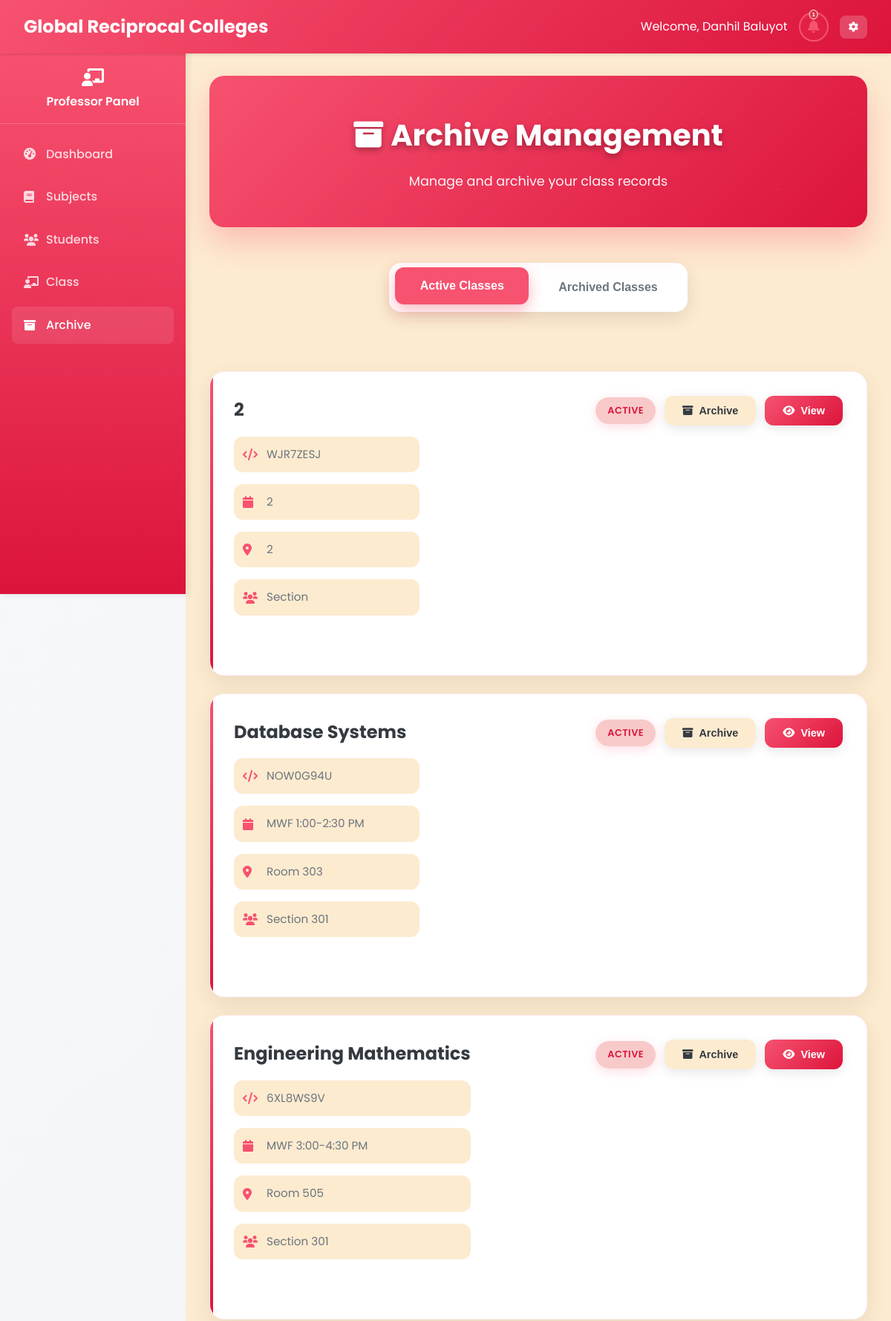
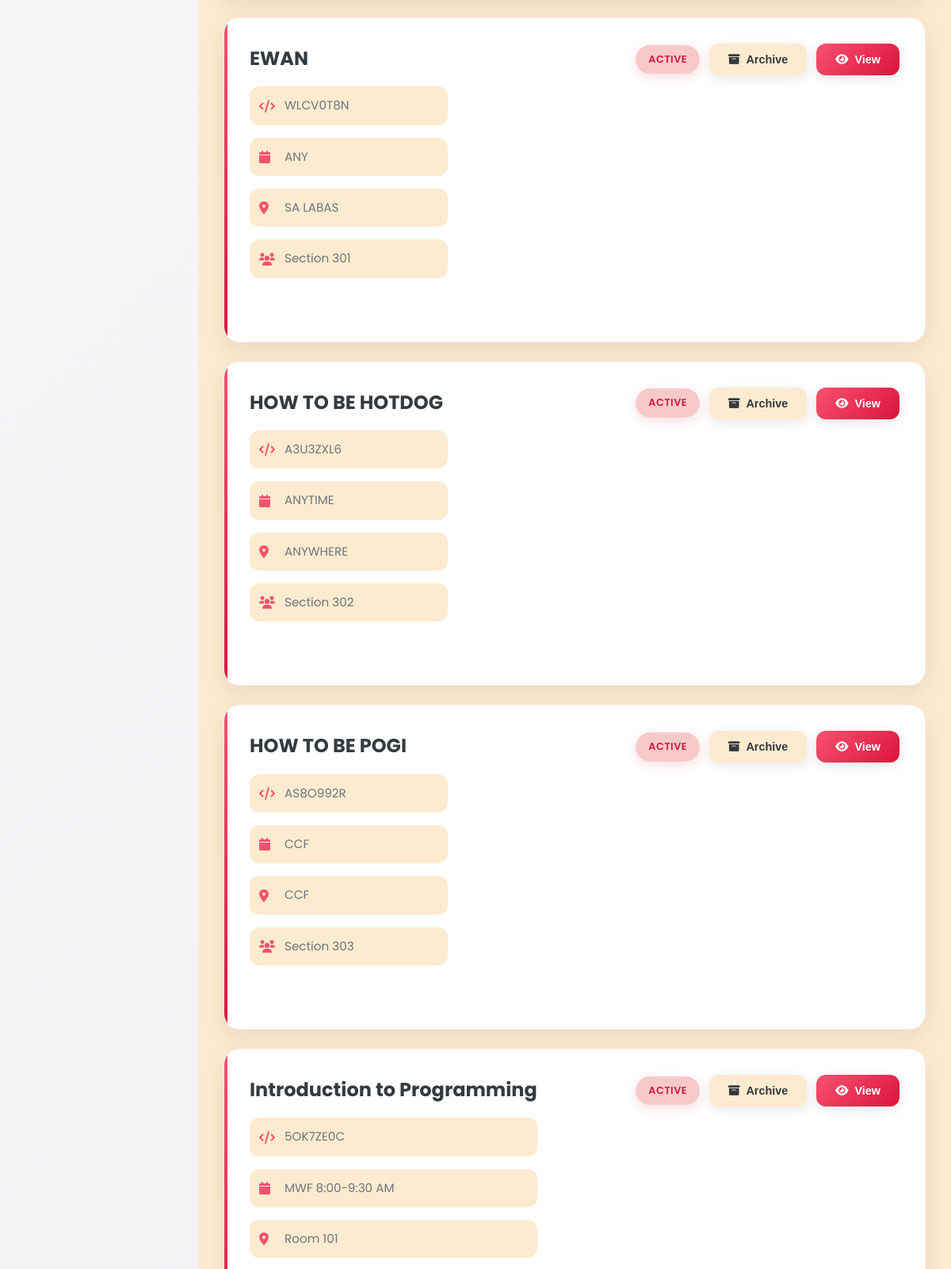
/Professor/archive.php (signed in, upper part), run on the app's committed database (2 pictures, top to bottom).
### tables this page shows
CREATE TABLE `professors` (
  `professor_id` varchar(20) NOT NULL,
  `employee_id` varchar(20) NOT NULL,
  `first_name` varchar(50) NOT NULL,
  `last_name` varchar(50) NOT NULL,
  `email` varchar(100) NOT NULL,
  `password` varchar(255) NOT NULL,
  `department` varchar(100) NOT NULL,
  `mobile` varchar(15) NOT NULL,
  `created_at` datetime NOT NULL,
  `updated_at` datetime NOT NULL
);

CREATE TABLE `classes` (
  `class_id` varchar(20) NOT NULL,
  `class_name` varchar(100) NOT NULL,
  `class_code` varchar(20) NOT NULL,
  `subject_id` varchar(20) DEFAULT NULL,
  `professor_id` varchar(20) DEFAULT NULL,
  `schedule` varchar(100) DEFAULT NULL,
  `room` varchar(50) DEFAULT NULL,
  `created_at` datetime NOT NULL,
  `updated_at` datetime NOT NULL,
  `section` varchar(10) DEFAULT NULL,
  `semester_id` int(11) DEFAULT NULL,
  `status` enum('active','archived') DEFAULT 'active',
  `school_year_semester_id` int(11) DEFAULT NULL
);

CREATE TABLE `subjects` (
  `subject_id` varchar(20) NOT NULL,
  `subject_name` varchar(100) NOT NULL,
  `subject_code` varchar(20) NOT NULL,
  `description` text DEFAULT NULL,
  `credits` int(11) NOT NULL,
  `duration_id` int(11) DEFAULT NULL,
  `created_at` datetime NOT NULL,
  `updated_at` datetime NOT NULL,
  `semester_id` int(11) DEFAULT NULL
);

### Professor/archive.php (the view, shortened to what this page needs)
<?php
require_once '../php/db.php';
$professor_id = $_SESSION['user_id'];
$stmt = $pdo->prepare("SELECT first_name, last_name FROM professors WHERE professor_id = ?");
$stmt->execute([$professor_id]);
$professor = $stmt->fetch(PDO::FETCH_ASSOC);
$query = "SELECT s.*, c.class_id, c.class_code, c.schedule, c.room, c.section, c.status,
                 sys.school_year,
                 sys.semester,
                 sys.status as term_status
          FROM subjects s
          JOIN classes c ON s.subject_id = c.subject_id
          LEFT JOIN school_year_semester sys ON c.school_year_semester_id = sys.id
          WHERE c.professor_id = ?
          ORDER BY COALESCE(sys.status, 'Active') DESC, sys.school_year DESC, sys.semester DESC, s.subject_name";
$stmt = $pdo->prepare($query);
$stmt->execute([$professor_id]);
$classes = $stmt->fetchAll();
?>
<!DOCTYPE html>
<html lang="en">
<head>
    <link rel="stylesheet" href="../css/styles_fixed.css">
    <link rel="stylesheet" href="https://cdnjs.cloudflare.com/ajax/libs/font-awesome/6.0.0/css/all.min.css">
</head>
<body>
    <?php include '../includes/navbar_professor.php'; ?>
    <?php include '../includes/sidebar_professor.php'; ?>
    <main class="main-content">
        <div class="archive-header">
            <h1 class="archive-title"><i class="fas fa-archive" style="margin-right: 10px;"></i>Archive Management</h1>
            <p class="archive-subtitle">Manage and archive your class records</p>
        </div>
        <div class="archive-container">
        <div class="tabs">
            <div style="display: flex; gap: 0.5rem;">
                <button class="tab-btn active" onclick="showTab('active', event)">Active Classes</button>
                <button class="tab-btn" onclick="showTab('archived', event)">Archived Classes</button>
            </div>
        </div>
            <div id="active-tab" class="tab-content active">
                <?php
                $active_classes = array_filter($classes, function($class) {
                    return $class['status'] === 'active';
                });
                if (!empty($active_classes)):
                    foreach ($active_classes as $class):
                ?>
                    <div class="class-card">
                        <div class="class-header">
                            <div class="class-info">
                                <h3><?php echo htmlspecialchars($class['subject_name']); ?></h3>
                                <div class="class-details">
                                    <div class="detail-item">
                                        <i class="fas fa-code"></i>
                                        <?php echo htmlspecialchars($class['class_code']); ?>
                                    </div>
                                    <div class="detail-item">
                                        <i class="fas fa-calendar"></i>
                                        <?php echo htmlspecialchars($class['schedule']); ?>
                                    </div>
                                    <div class="detail-item">
                                        <i class="fas fa-map-marker-alt"></i>
                                        <?php echo htmlspecialchars($class['room']); ?>
                                    </div>
                                    <div class="detail-item">
                                        <i class="fas fa-users"></i>
                                        Section <?php echo htmlspecialchars($class['section']); ?>
                                    </div>
                                </div>
                            </div>
                            <div class="action-buttons">
                                <span class="status-badge status-active">Active</span>
                                <form method="POST" style="display: inline;">
                                    <button type="submit" class="btn btn-archive" onclick="return confirm('Are you sure you want to archive this class?')">
                                        <i class="fas fa-archive"></i> Archive
                                    </button>
                                </form>
                                <button type="button" class="btn btn-view" onclick="toggleAttendanceModal('<?php echo $class['class_id']; ?>')">
                                    <i class="fas fa-eye"></i> View
                                </button>
                            </div>
                        </div>
                    </div>
                <?php
                    endforeach;
                endif; ?>
            </div>
        </div>
    </main>
</body>
</html>

### includes/navbar_professor.php (shortened to what this page needs)
<?php
require_once '../php/db.php';
$professor_id = $_SESSION['user_id'] ?? null;
$pending_requests_count = 0;
if ($professor_id) {
    $stmt = $pdo->prepare("
        SELECT er.request_id, er.requested_at, er.status, s.subject_name, c.class_code, st.first_name, st.last_name
        FROM enrollment_requests er
        JOIN classes c ON er.class_id = c.class_id
        JOIN subjects s ON c.subject_id = s.subject_id
        JOIN students st ON er.student_id = st.student_id
        WHERE c.professor_id = ?
        ORDER BY er.requested_at DESC
    ");
    $stmt->execute([$professor_id]);
    $all_requests = $stmt->fetchAll();
    $pending_requests = array_filter($all_requests, function($req) {
        return $req['status'] === 'pending';
    });
    $stmt = $pdo->prepare("
        SELECT ur.request_id, ur.requested_at, ur.status, s.subject_name, c.class_code, st.first_name, st.last_name
        FROM unenrollment_requests ur
        JOIN classes c ON ur.class_id = c.class_id
        JOIN subjects s ON c.subject_id = s.subject_id
        JOIN students st ON ur.student_id = st.student_id
        WHERE c.professor_id = ?
        ORDER BY ur.requested_at DESC
    ");
    $stmt->execute([$professor_id]);
    $all_unenrollment_requests = $stmt->fetchAll();
    $pending_unenrollment_requests = array_filter($all_unenrollment_requests, function($req) {
        return $req['status'] === 'pending';
    });
    $pending_requests_count = count($pending_requests) + count($pending_unenrollment_requests);
}
?>
<nav class="navbar">
    <div class="navbar-brand">
        <span class="navbar-title">Global Reciprocal Colleges</span>
    </div>
    <div class="navbar-user">
    <?php
    $prof_name = '';
    if (isset($professor) && is_array($professor) && isset($professor['first_name'])) {
        $prof_name = $professor['first_name'] . ' ' . $professor['last_name'];
    } else {
        $prof_name = ($_SESSION['first_name'] ?? '') . ' ' . ($_SESSION['last_name'] ?? '');
    }
    ?>
    <span class="welcome-text">Welcome, <span class="full-name"><?php echo htmlspecialchars($prof_name); ?></span></span>
        <button type="button" class="notification-btn" onclick="openNotificationModal()" title="Notifications" style="position: relative;">
            <i class="fas fa-bell" aria-hidden="true"></i>
            <?php if ($pending_requests_count > 0): ?>
                <span class="notification-badge"><?php echo $pending_requests_count; ?></span>
            <?php endif; ?>
        </button>
        <div class="user-dropdown">
            <button type="button" class="dropdown-toggle" aria-haspopup="true" aria-expanded="false">
                <i class="fas fa-cog" aria-hidden="true"></i>
            </button>
        </div>
    </div>
</nav>

### css/styles_fixed.css (style rules this page uses)
:root { --primary: #F75270; --primary-dark: #DC143C; --primary-light: #F7CAC9; --secondary: #F75270; --accent: #F7CAC9; --light: #FDEBD0; --dark: #343a40; --gray: #6c757d; --light-gray: #F7CAC9; --success: #F7CAC9; --warning: #FDEBD0; --danger: #DC143C; --info: #F75270; }
* { margin: 0; padding: 0; box-sizing: border-box; }
body { font-family: 'Poppins', sans-serif; background-color: var(--light); color: var(--dark); line-height: 1.6; }
.navbar { background: linear-gradient(135deg, var(--primary) 0%, var(--primary-dark) 100%); color: white; padding: 1rem 2rem; display: flex; justify-content: space-between; align-items: center; box-shadow: 0 2px 10px rgba(0, 0, 0, 0.1); position: sticky; top: 0; z-index: 1000; }
.main-content { margin-top: 70px; padding: 2rem; min-height: calc(100vh - 70px); background: var(--light); transition: margin-left 0.3s ease; }
.navbar-brand { font-size: 1.5rem; font-weight: 700; display: flex; align-items: center; gap: 10px; }
.navbar-title { display: block; }
.navbar-user { display: flex; align-items: center; gap: 15px; }
.notification-btn { background: rgba(255, 255, 255, 0.2); border: none; color: white; padding: 8px 12px; border-radius: 8px; cursor: pointer; transition: background-color 0.3s ease; position: relative; font-size: 1.1rem; }
.notification-btn .fa-bell { font-size: 1.1rem; }
.notification-badge { position: absolute; top: -5px; right: -5px; background: #dc3545; color: white; border-radius: 50%; width: 18px; height: 18px; font-size: 0.7rem; font-weight: bold; display: flex; align-items: center; justify-content: center; border: 2px solid white; }
.user-dropdown { position: relative; }
.dropdown-toggle { background: rgba(255, 255, 255, 0.2); border: none; color: white; padding: 8px 12px; border-radius: 8px; cursor: pointer; transition: background-color 0.3s ease; }
.main-content { margin-left: 250px; margin-top: 70px; padding: 2rem; min-height: calc(100vh - 70px); background: var(--light); transition: margin-left 0.3s ease, padding 0.3s ease; }
.class-header { display: flex; justify-content: space-between; align-items: flex-start; margin-bottom: 1rem; }
.class-details { display: grid; gap: 0.5rem; margin-bottom: 1rem; }
.btn { padding: 10px 20px; border: none; border-radius: 8px; cursor: pointer; font-weight: 500; transition: all 0.3s ease; text-decoration: none; display: inline-block; }
.btn { padding: 0.75rem 1.5rem; border: none; border-radius: 8px; cursor: pointer; font-size: 0.95rem; font-weight: 600; display: inline-flex; align-items: center; gap: 0.5rem; transition: all 0.2s ease; text-decoration: none; }

### includes/navbar_professor.php (style rules this page uses)
.navbar { display: flex; justify-content: space-between; align-items: center; padding: 1rem 2rem; background-color: #F75270; color: white; font-family: 'Poppins', sans-serif; position: fixed; top: 0; left: 0; right: 0; z-index: 1000; box-shadow: 0 2px 4px rgba(0,0,0,0.1); }
.navbar-title { display: block; }
.notification-btn { position: relative; background: rgba(247, 82, 112, 0.1); border: 2px solid #F75270; color: #F75270; padding: 0.5rem; border-radius: 50%; cursor: pointer; font-size: 1.1rem; transition: all 0.3s ease; width: 40px; height: 40px; display: flex; align-items: center; justify-content: center; }
.full-name { display: inline; }
.notification-badge { position: absolute; bottom: -5px; left: 50%; transform: translateX(-50%); background: #dc3545; color: white; border-radius: 50%; width: 0.8rem; height: 0.8rem; font-size: 0.5rem; font-weight: bold; display: flex; align-items: center; justify-content: center; text-align: center; border: 1px solid white; }

### includes/sidebar_professor.php (style rules this page uses)
.main-content { margin-left: 250px; padding: 2rem; width: calc(100% - 250px); box-sizing: border-box; }

### data on the page
professors: prof_name "Danhil Baluyot"
classes: subject.subject_name "2", class_code "WJR7ZESJ", schedule "2", room "2"
classes: subject.subject_name "Database Systems", class_code "NOW0G94U", schedule "MWF 1:00-2:30 PM", room "Room 303", section "301"
classes: subject.subject_name "Engineering Mathematics", class_code "6XL8WS9V", schedule "MWF 3:00-4:30 PM", room "Room 505", section "301"
classes: subject.subject_name "EWAN", class_code "WLCV0T8N", schedule "ANY", room "SA LABAS", section "301"
classes: subject.subject_name "HOW TO BE HOTDOG", class_code "A3U3ZXL6", schedule "ANYTIME", room "ANYWHERE", section "302"
classes: subject.subject_name "HOW TO BE POGI", class_code "AS8O992R", schedule "CCF", room "CCF", section "303"
classes: subject.subject_name "Introduction to Programming", class_code "5OK7ZE0C", schedule "MWF 8:00-9:30 AM", room "Room 101"

### other printed values
$pending_requests_count "1"
